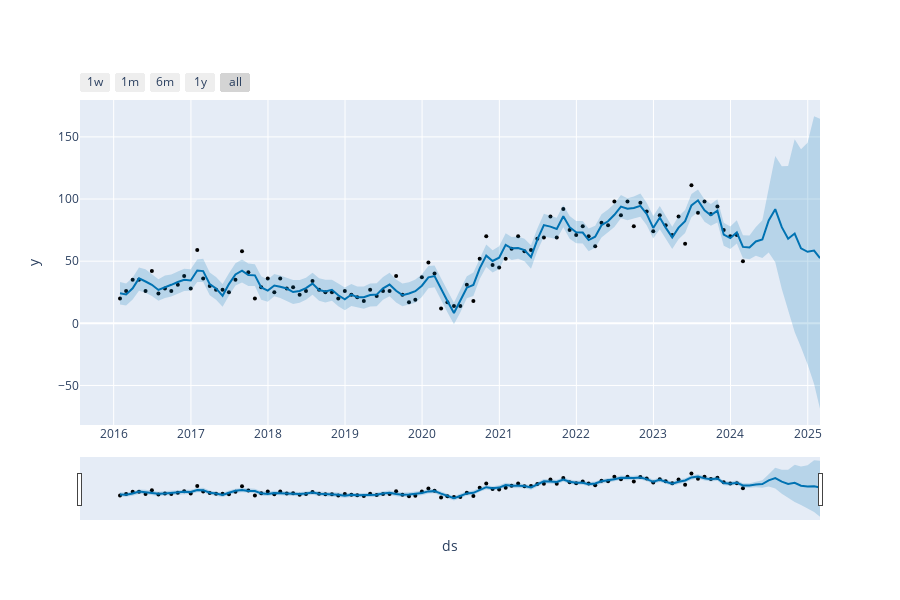
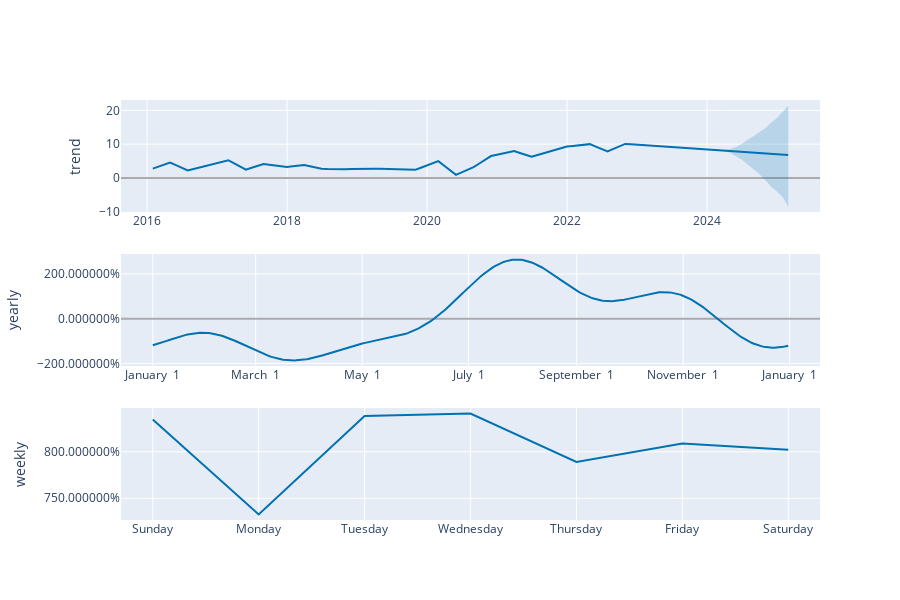

The notebook cell saved with these charts, in order:
### Code cell
#Forecast 22204
fig_forecast, fig_components = prophet_forecast(df, 
                                                # autoregressive_weight=0.5, 
                                                best_params,
                                                zip_code='22204',
                                                crime=2,
                                                periods=12)

# Display the forecast plot
# display(fig_forecast)
fig_forecast

# Display the forecast components plot
# display(fig_components)
fig_components
